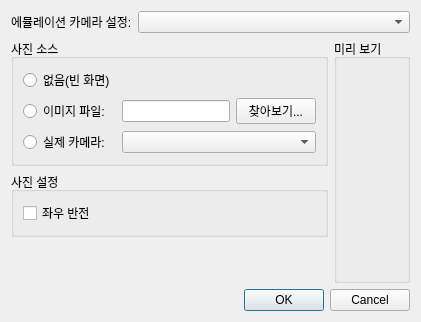
<?xml version="1.0" encoding="UTF-8"?>
<ui version="4.0">
 <class>CameraSettingsDialog</class>
 <widget class="QDialog" name="CameraSettingsDialog">
  <property name="geometry">
   <rect>
    <x>0</x>
    <y>0</y>
    <width>605</width>
    <height>341</height>
   </rect>
  </property>
  <property name="sizePolicy">
   <sizepolicy hsizetype="Fixed" vsizetype="Fixed">
    <horstretch>0</horstretch>
    <verstretch>0</verstretch>
   </sizepolicy>
  </property>
  <property name="windowTitle">
   <string>카메라 설정 - melonDS</string>
  </property>
  <layout class="QVBoxLayout" name="verticalLayout">
   <property name="sizeConstraint">
    <enum>QLayout::SetFixedSize</enum>
   </property>
   <item>
    <layout class="QHBoxLayout" name="horizontalLayout" stretch="0,1">
     <item>
      <widget class="QLabel" name="label">
       <property name="text">
        <string>에뮬레이션 카메라 설정:</string>
       </property>
      </widget>
     </item>
     <item>
      <widget class="QComboBox" name="cbCameraSel"/>
     </item>
    </layout>
   </item>
   <item>
    <layout class="QGridLayout" name="gridLayout_3">
     <item row="0" column="0">
      <widget class="QGroupBox" name="groupBox">
       <property name="title">
        <string>사진 소스</string>
       </property>
       <layout class="QGridLayout" name="gridLayout_2">
        <item row="1" column="2">
         <widget class="QLineEdit" name="txtSrcImagePath"/>
        </item>
        <item row="0" column="0" colspan="4">
         <widget class="QRadioButton" name="rbPictureNone">
          <property name="text">
           <string>없음(빈 화면)</string>
          </property>
         </widget>
        </item>
        <item row="1" column="3">
         <widget class="QPushButton" name="btnSrcImageBrowse">
          <property name="text">
           <string>찾아보기...</string>
          </property>
         </widget>
        </item>
        <item row="2" column="0">
         <widget class="QRadioButton" name="rbPictureCamera">
          <property name="text">
           <string>실제 카메라:</string>
          </property>
         </widget>
        </item>
        <item row="1" column="0">
         <widget class="QRadioButton" name="rbPictureImg">
          <property name="text">
           <string>이미지 파일:</string>
          </property>
         </widget>
        </item>
        <item row="2" column="2" colspan="2">
         <widget class="QComboBox" name="cbPhysicalCamera"/>
        </item>
       </layout>
      </widget>
     </item>
     <item row="1" column="0">
      <widget class="QGroupBox" name="groupBox_3">
       <property name="title">
        <string>사진 설정</string>
       </property>
       <layout class="QGridLayout" name="gridLayout_4">
        <item row="0" column="0">
         <widget class="QCheckBox" name="chkFlipPicture">
          <property name="text">
           <string>좌우 반전</string>
          </property>
         </widget>
        </item>
       </layout>
      </widget>
     </item>
     <item row="2" column="0">
      <spacer name="verticalSpacer">
       <property name="orientation">
        <enum>Qt::Vertical</enum>
       </property>
       <property name="sizeHint" stdset="0">
        <size>
         <width>20</width>
         <height>40</height>
        </size>
       </property>
      </spacer>
     </item>
     <item row="0" column="2" rowspan="3">
      <widget class="QGroupBox" name="grpPreview">
       <property name="title">
        <string>미리 보기</string>
       </property>
      </widget>
     </item>
    </layout>
   </item>
   <item>
    <widget class="QDialogButtonBox" name="buttonBox">
     <property name="orientation">
      <enum>Qt::Horizontal</enum>
     </property>
     <property name="standardButtons">
      <set>QDialogButtonBox::Cancel|QDialogButtonBox::Ok</set>
     </property>
    </widget>
   </item>
  </layout>
 </widget>
 <tabstops>
  <tabstop>cbCameraSel</tabstop>
  <tabstop>rbPictureNone</tabstop>
  <tabstop>rbPictureImg</tabstop>
  <tabstop>txtSrcImagePath</tabstop>
  <tabstop>btnSrcImageBrowse</tabstop>
  <tabstop>rbPictureCamera</tabstop>
  <tabstop>cbPhysicalCamera</tabstop>
  <tabstop>chkFlipPicture</tabstop>
 </tabstops>
 <resources/>
 <connections>
  <connection>
   <sender>buttonBox</sender>
   <signal>accepted()</signal>
   <receiver>CameraSettingsDialog</receiver>
   <slot>accept()</slot>
   <hints>
    <hint type="sourcelabel">
     <x>248</x>
     <y>254</y>
    </hint>
    <hint type="destinationlabel">
     <x>157</x>
     <y>274</y>
    </hint>
   </hints>
  </connection>
  <connection>
   <sender>buttonBox</sender>
   <signal>rejected()</signal>
   <receiver>CameraSettingsDialog</receiver>
   <slot>reject()</slot>
   <hints>
    <hint type="sourcelabel">
     <x>316</x>
     <y>260</y>
    </hint>
    <hint type="destinationlabel">
     <x>286</x>
     <y>274</y>
    </hint>
   </hints>
  </connection>
 </connections>
</ui>
